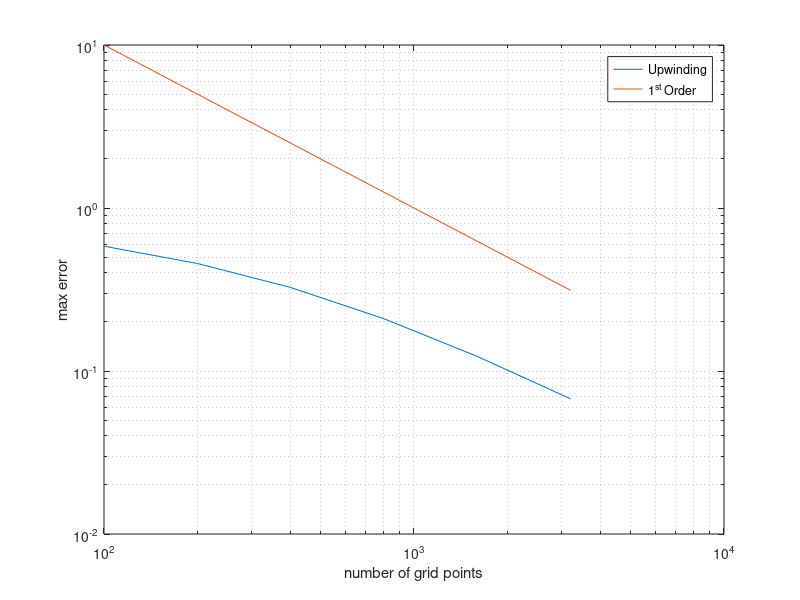

This chart was generated by the following MATLAB code:
close all
loglog([100 200 400 800 1600 3200],[5.83047e-01 4.56845e-01 3.25414e-01 2.09275e-01  1.22889e-01 6.74727e-02])
hold on
loglog([100 200 400 800 1600 3200],1e3*[1/100 1/200 1/400 1/800 1/1600 1/3200])

legend 'Upwinding' '1^{st} Order'
xlabel 'number of grid points'
ylabel 'max error'
grid minor

